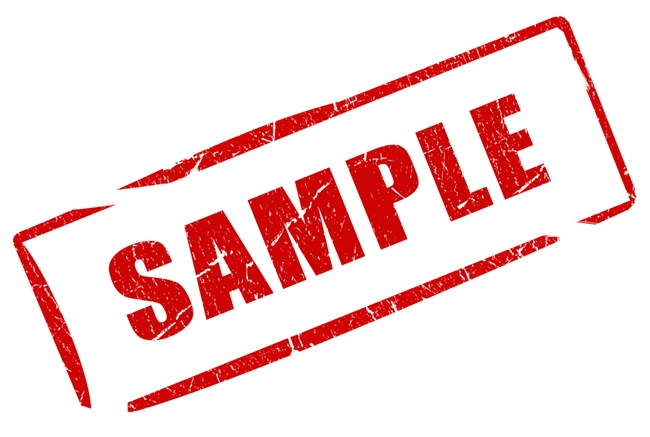
#> input picture helloworld/sample.jpg, 650 x 437 px
$ python canny_pontilhismo.py ../helloworld/sample.jpg
#> lines starting #> are read from the running program, lines starting #| are printed output that depends on the picture; after the words box and inside, x2 and y2 are one past the last pixel; in counts of white or black regions, pixels touching at a corner belong together
import cv2
import numpy as np
import sys


def on_change(value):
	slide = cv2.getTrackbarPos(slide_name, title)
	edges = cv2.Canny(image, slide, 3 * slide)
	points = np.copy(image)
	points[...] = 220
	np.random.shuffle(xrange)
	for i in xrange:
		np.random.shuffle(yrange)
		for j in yrange:
			displacement = np.random.randint(0, 2*jitter) - jitter + 1
			i = int(i + displacement if i + displacement < rows else rows - 1)
			j = int(j + displacement if j + displacement < cols else cols - 1)
			cv2.circle(points, (j, i), radius, int(image[i, j]), -1)
	for i in range(rows):
		for j in range(cols):
			if edges[i, j] == 255:
				cv2.circle(points, (j, i), 1, 100, 0)
	cv2.imshow(title, points)


if __name__ == '__main__':
	title = "Pontilhismo com Canny"
	cv2.namedWindow(title, cv2.WINDOW_AUTOSIZE)
	image = cv2.imread(sys.argv[1], cv2.IMREAD_GRAYSCALE)
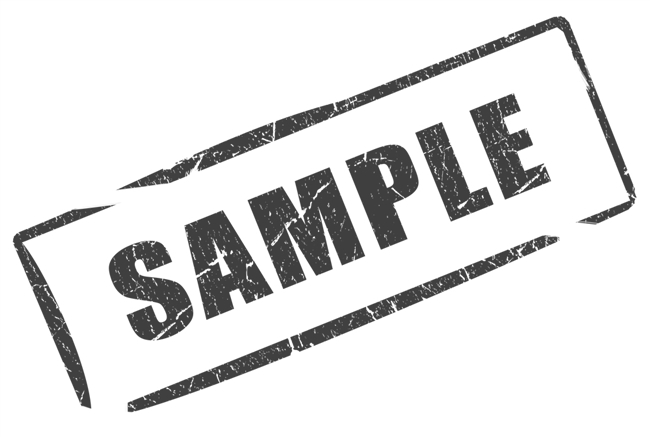
#> image: shape (437, 650); min 58, max 255, mean 225.4
	cols, rows = image.shape
#> cols = 437; rows = 650

	step, jitter, radius = 5, 8, 5
	xrange = np.arange(rows/step) * step + step/2
#> xrange = 130 values from 2.5 to 647.5
	yrange = np.arange(cols/step) * step + step/2
#> yrange = 88 values from 2.5 to 437.5

	slide_name = "Threshold inferior"
	slider_max = 200

	cv2.createTrackbar(slide_name, title, 197, slider_max, on_change)

	on_change(0)
#> in on_change, `edges = cv2.Canny(image, slide, 3 * slide)`:
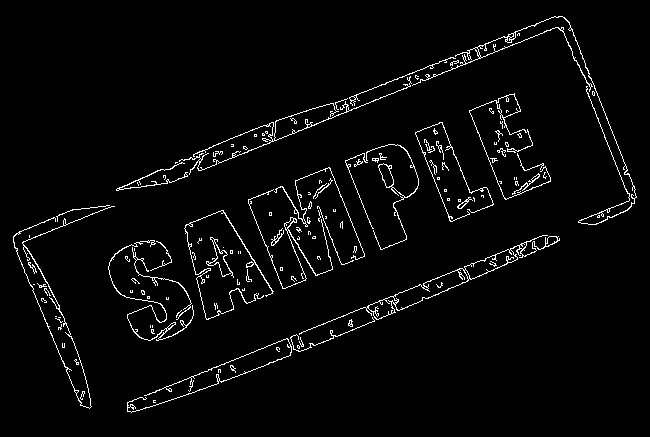
#> edges: shape (437, 650); 3.2% white in thin lines or dots, all inside (x1, y1, x2, y2) = (13, 16, 637, 413)
#> in on_change, `points[...] = 220`: points: shape (437, 650); every value is 220
#> after the loop in on_change, `for i in xrange:`:
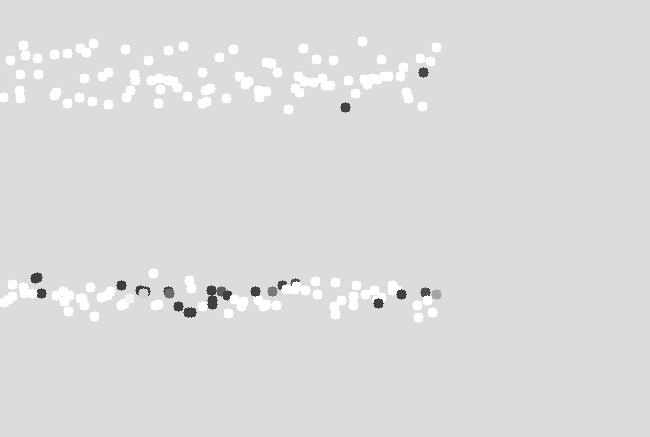
#> points: shape (437, 650); min 61, max 255, mean 220.4
#> (the run stopped early here; a loop or call above may not have finished)
